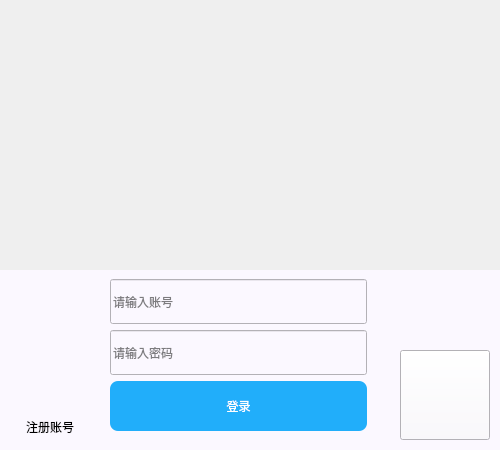
<?xml version="1.0" encoding="UTF-8"?>
<ui version="4.0">
 <class>Form</class>
 <widget class="QWidget" name="Form">
  <property name="geometry">
   <rect>
    <x>0</x>
    <y>0</y>
    <width>500</width>
    <height>450</height>
   </rect>
  </property>
  <property name="minimumSize">
   <size>
    <width>500</width>
    <height>450</height>
   </size>
  </property>
  <property name="maximumSize">
   <size>
    <width>500</width>
    <height>450</height>
   </size>
  </property>
  <property name="windowTitle">
   <string>Form</string>
  </property>
  <layout class="QVBoxLayout" name="verticalLayout" stretch="2,0">
   <property name="spacing">
    <number>0</number>
   </property>
   <property name="leftMargin">
    <number>0</number>
   </property>
   <property name="topMargin">
    <number>0</number>
   </property>
   <property name="rightMargin">
    <number>0</number>
   </property>
   <property name="bottomMargin">
    <number>0</number>
   </property>
   <item>
    <widget class="QWidget" name="widget" native="true">
     <property name="styleSheet">
      <string notr="true"/>
     </property>
     <layout class="QVBoxLayout" name="verticalLayout_2">
      <property name="leftMargin">
       <number>0</number>
      </property>
      <property name="topMargin">
       <number>0</number>
      </property>
      <property name="rightMargin">
       <number>0</number>
      </property>
      <property name="bottomMargin">
       <number>0</number>
      </property>
      <item>
       <widget class="QLabel" name="login_top_img_lable">
        <property name="styleSheet">
         <string notr="true">background-image: url(:/img/login_scut4.jpg);</string>
        </property>
        <property name="inputMethodHints">
         <set>Qt::ImhNoEditMenu</set>
        </property>
        <property name="text">
         <string/>
        </property>
       </widget>
      </item>
     </layout>
    </widget>
   </item>
   <item>
    <widget class="QWidget" name="widget_2" native="true">
     <property name="styleSheet">
      <string notr="true">background-color: rgb(251, 248, 255);</string>
     </property>
     <layout class="QHBoxLayout" name="horizontalLayout" stretch="4,12,5">
      <property name="spacing">
       <number>0</number>
      </property>
      <property name="leftMargin">
       <number>10</number>
      </property>
      <property name="topMargin">
       <number>0</number>
      </property>
      <property name="rightMargin">
       <number>10</number>
      </property>
      <property name="bottomMargin">
       <number>10</number>
      </property>
      <item alignment="Qt::AlignLeft|Qt::AlignBottom">
       <widget class="QPushButton" name="pushButton">
        <property name="text">
         <string>注册账号</string>
        </property>
        <property name="flat">
         <bool>true</bool>
        </property>
       </widget>
      </item>
      <item>
       <widget class="QWidget" name="widget_3" native="true">
        <property name="styleSheet">
         <string notr="true"/>
        </property>
        <layout class="QGridLayout" name="gridLayout">
         <item row="0" column="0" colspan="2">
          <widget class="QLineEdit" name="lineEdit">
           <property name="minimumSize">
            <size>
             <width>0</width>
             <height>45</height>
            </size>
           </property>
           <property name="styleSheet">
            <string notr="true">background-color:transparent;
border:none;
border-bottom: 1px solid black;

QLineedit QAbstractItemView {
	min-height: 60px;

}
QLineedit QAbstractItemView {
	color:lightblue;
}</string>
           </property>
           <property name="placeholderText">
            <string>请输入账号</string>
           </property>
          </widget>
         </item>
         <item row="1" column="0" colspan="2">
          <widget class="QLineEdit" name="lineEdit_2">
           <property name="minimumSize">
            <size>
             <width>0</width>
             <height>45</height>
            </size>
           </property>
           <property name="styleSheet">
            <string notr="true">background-color:transparent;
border:none;
border-bottom: 1px solid black;

QLineedit QAbstractItemView {
	min-height: 60px;

}
QLineedit QAbstractItemView {
	color:lightblue;
}</string>
           </property>
           <property name="placeholderText">
            <string>请输入密码</string>
           </property>
          </widget>
         </item>
         <item row="2" column="0" colspan="2">
          <widget class="QPushButton" name="pushButton_3">
           <property name="minimumSize">
            <size>
             <width>0</width>
             <height>50</height>
            </size>
           </property>
           <property name="styleSheet">
            <string notr="true">QPushButton {
	background-color: rgb(33, 174, 250);
	border-radius: 8px;
	color:white;
	spacing: 20
}
QPushButton:hover {
	background-color: rgb(72, 203, 250);
}
QPushButton:pressed {
	background-color: rgb(85, 85, 250);
}</string>
           </property>
           <property name="text">
            <string>登录</string>
           </property>
          </widget>
         </item>
        </layout>
       </widget>
      </item>
      <item alignment="Qt::AlignRight|Qt::AlignBottom">
       <widget class="QPushButton" name="pushButton_2">
        <property name="minimumSize">
         <size>
          <width>90</width>
          <height>90</height>
         </size>
        </property>
        <property name="styleSheet">
         <string notr="true">border-image: url(:/img/login_qrcode.jpg);</string>
        </property>
        <property name="text">
         <string/>
        </property>
       </widget>
      </item>
     </layout>
    </widget>
   </item>
  </layout>
 </widget>
 <tabstops>
  <tabstop>lineEdit</tabstop>
  <tabstop>lineEdit_2</tabstop>
  <tabstop>pushButton_3</tabstop>
  <tabstop>pushButton</tabstop>
  <tabstop>pushButton_2</tabstop>
 </tabstops>
 <resources>
  <include location="images.qrc"/>
 </resources>
 <connections>
  <connection>
   <sender>pushButton_3</sender>
   <signal>clicked()</signal>
   <receiver>Form</receiver>
   <slot>show_experiment_pane()</slot>
   <hints>
    <hint type="sourcelabel">
     <x>261</x>
     <y>407</y>
    </hint>
    <hint type="destinationlabel">
     <x>89</x>
     <y>556</y>
    </hint>
   </hints>
  </connection>
  <connection>
   <sender>pushButton</sender>
   <signal>clicked()</signal>
   <receiver>Form</receiver>
   <slot>register_acc()</slot>
   <hints>
    <hint type="sourcelabel">
     <x>33</x>
     <y>433</y>
    </hint>
    <hint type="destinationlabel">
     <x>-99</x>
     <y>501</y>
    </hint>
   </hints>
  </connection>
 </connections>
 <slots>
  <slot>register_acc()</slot>
  <slot>login_mainwin()</slot>
  <slot>show_experiment_pane()</slot>
 </slots>
</ui>
